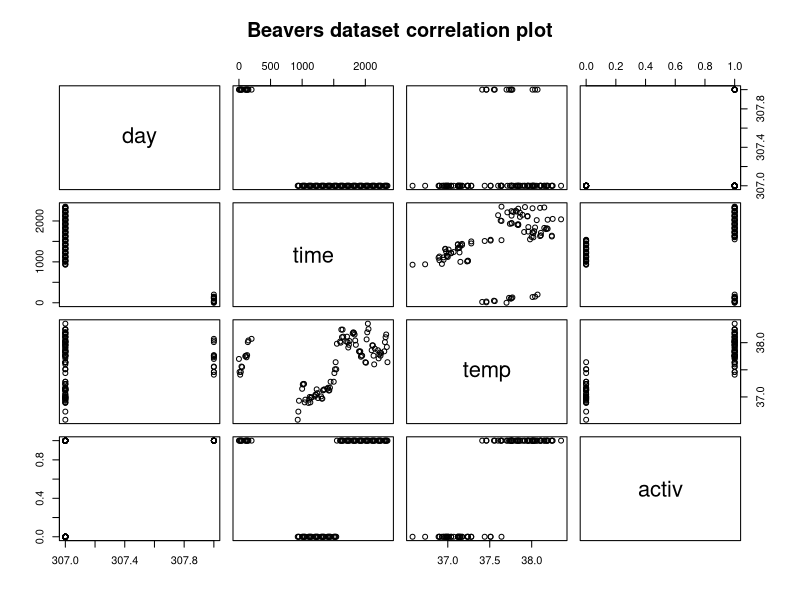
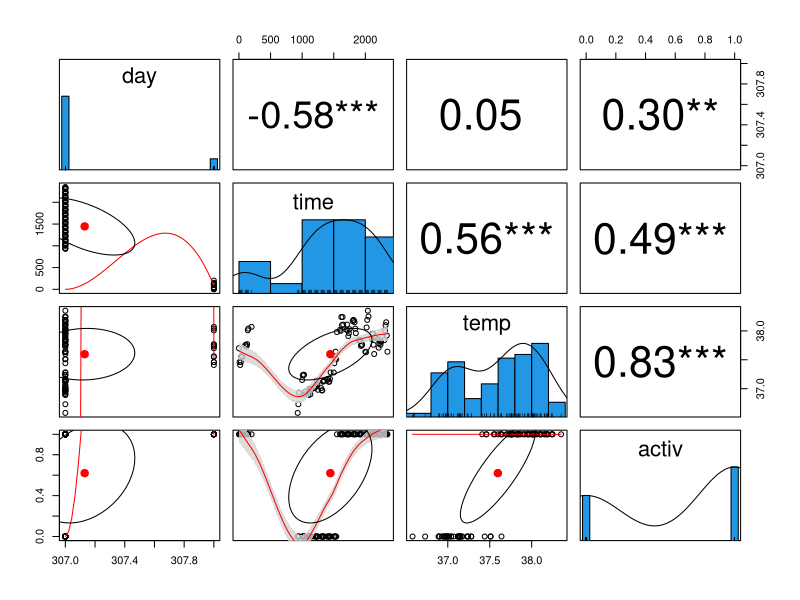

The R source for these figures, in order: (Note: this script raises an error after producing the figures.)
# Using statistical methods to examine
# the relationships between variables of interest

?beavers
str(beaver2)
# The beaver dataset contains data on body temp of 4 beavers
# every 10 mins over a day for demo purposes 
# We want to examine the difference in average body temp
# during periods of activity to evaluate whether
# body temperature is affected by activity
# First we need to ensure that data is in correct format
# Activ should be a factor
# Temp is numerical

# H0: Body temperate is not affected by activity
# h1: Body temperature is affected by activity

# I'm copying the data to a data frame
# This is not a necessary step
beavers_data <- beaver2
str(beaver2)

# Using the default plot() option first
# to examine correlations between variables
pairs(beavers_data, labels = colnames(beavers_data), main = "Beavers dataset correlation plot")

# Doesnt tell us much so we can use libraries to help improve 
# the chart. Also includes correlations between variables
install.packages("psych")
library(psych)

# Seems there could be a positive correlation between 
# temp and activ
pairs.panels(beavers_data,
             smooth = TRUE,      # If TRUE, draws loess smooths
             scale = FALSE,      # If TRUE, scales the correlation text font
             density = TRUE,     # If TRUE, adds density plots and histograms
             ellipses = TRUE,    # If TRUE, draws ellipses
             method = "spearman",# Correlation method (also "pearson" or "kendall")
             pch = 21,           # pch symbol
             lm = FALSE,         # If TRUE, plots linear fit rather than the LOESS (smoothed) fit
             cor = TRUE,         # If TRUE, reports correlations
             jiggle = FALSE,     # If TRUE, data points are jittered
             factor = 2,         # Jittering factor
             hist.col = 4,       # Histograms color
             stars = TRUE,       # If TRUE, adds significance level with stars
             ci = TRUE)          # If TRUE, adds confidence intervals


# I'm examining body temp and activity so I need 
# to prepare both variables first
# change activ to a factor variable
# as it seems to be a categorical dichotomous variable
# The temp variable is a continuous variable, and it is 
# in numeric format already so does not need to be converted

# labels starts with what is assigned to lower value first
# eg 0 = no, 1 = yes
beavers_data$activity <- factor(beaver2$activ, labels = c("no", "yes"))

# We could also use the transform command
# as an alternative method to perform the conversion
beavers_data <- transform(beaver2,
                          activ = factor(activ, labels = c("no", "yes")))

# Lets look at the correlation between both of these variables
# to evaluate the strength of the relationship
# and whether it is negative or positive
# This does not present much to us as we are comparing numerical and categorical data
attach(beavers_data)
plot(activity, temp, pch = 19, col = "lightblue")

# We can split the activity data into 2 subsets
# and then use the histogram() function
library("lattice")
# The histogram uses a 1 sided formula, so we
# dont specify anything on left side of ~
# and on right side we specify which variable is in the histogram
# ie temp.
# After the vertical line we show the factor by which the data
# is split ie "activ"
attach(beavers_data)
histogram(~temp | activity, 
          data = beavers_data, 
          main = "Distribution of beaver activity data", 
          xlab = "Temperature (degrees)", 
          ylab = "Activity %")
detach(beavers_data)

# Before carrying any analysis, summarise the 
# medians and interquartile range by group.
# When reporting differences between groups for 
# skewed data, it is common to report the medians 
# by group rather than the means 
tapply(temp, activity, median)



# Selecting the appropriate test
# We need to check whether the data is normally distributed or not
# See notes for more information

# Quantile-quantile plot allows us to check if the
# data is distributed normally
# Compare the quantiles of both samples 
# We use square brackets to select the cases we want
attach(beavers_data)
qqnorm(temp)
# this line represents normal distribution
qqline(temp, col = "red")

# We can examine whether there is a linear
# correlation between both answers in
# the activity variable
# Seems that the "no" occurrences may not
# be normally distributed
with(beavers_data,
     qqplot(temp[activity == "yes"],
            temp[activity == "no"], 
            main = "Comparing 2 samples of activity data", 
            xlab = "Active temp = yes",
            ylab =  "Active temp = no"))

# Using a QQ plot to check for normality
# qqnorm function plots your sample 
# against a normal distribution
with(beavers_data, {
  qqnorm(temp[activity == "no"], 
         main = "Inactive")
})

# We can add normality line 
# to the plot to evaluate normality
# for active period = no
with(beavers_data, {
  qqnorm(temp[activity == "no"], 
         main = "Inactive data")
  qqline(temp[activity == "no"])
})

# And we can change for active period
# = "yes"
# "yes" occurrences seem to be more 
# normally distributed than the "no" answers
with(beavers_data, {
  qqnorm(temp[activity == "yes"], 
         main = "Active data")
  qqline(temp[activity == "yes"])
})

# Formal test of normality
# provided through widely used Shapiro-Wilks test
normality_test <- shapiro.test(beavers_data$temp)
normality_test$p.value
# p-value tells us the chances that the sample comes 
# from a normal distribution 
# In this example, p-value is clearly lower than 0.05
# so not normally distributed

# this method does not work for a dichotomous variable
# Data needs to be numeric
normality_test <- shapiro.test(beavers_data$activity)
normality_test$p.value

# We can check the normality in each variable
# using the tapply() function instead
# We cannot use the test for dicotomous data
# so we refer to the histogram instead
with(beavers_data, tapply(temp, activity, shapiro.test))

# Histogram shows that the data is not normally distributed
# and p-value for "temp" variable also indicates that the
# data is not normally distributed
# so we need to use a non-parametric test

# After consulting the chart, I am examining
# a dependent continuous variable (temp)
# with an independent categorical variable (activity)
# so I use the Mann-Whitney test
# this is also known as the "wilcox test"
# Format = wilcox.test(dependent~independent)
wilcox.test(temp~activity)

# p-value is < 0.05 so we reject H0 and conclude that 
# beaver body temperature is affected by activity (p = 2.2e-16)